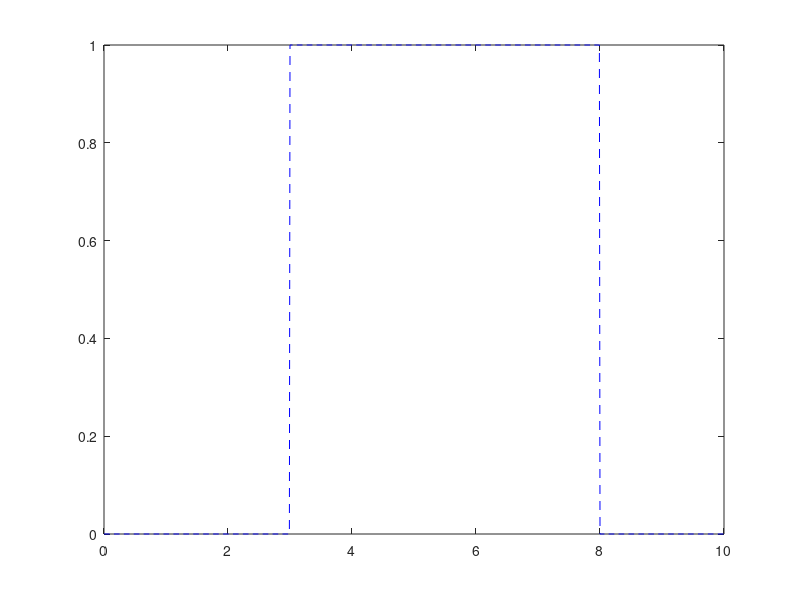

Source code (MATLAB):

stt=3;         %starting 
stp=8;        %ending
a1 = 1;        %amplitude
res=0.01;     %resolution
b1 = stp-stt;  
x = 0:res:10; 
f = @(xi,a,b) a*rectpuls(xi,b); 
 plot(x,f((x-stt)-((b1/2)),a1,b1),'b--');
 
 %Author: Nasimul Amin
 %Date:31/12/2018